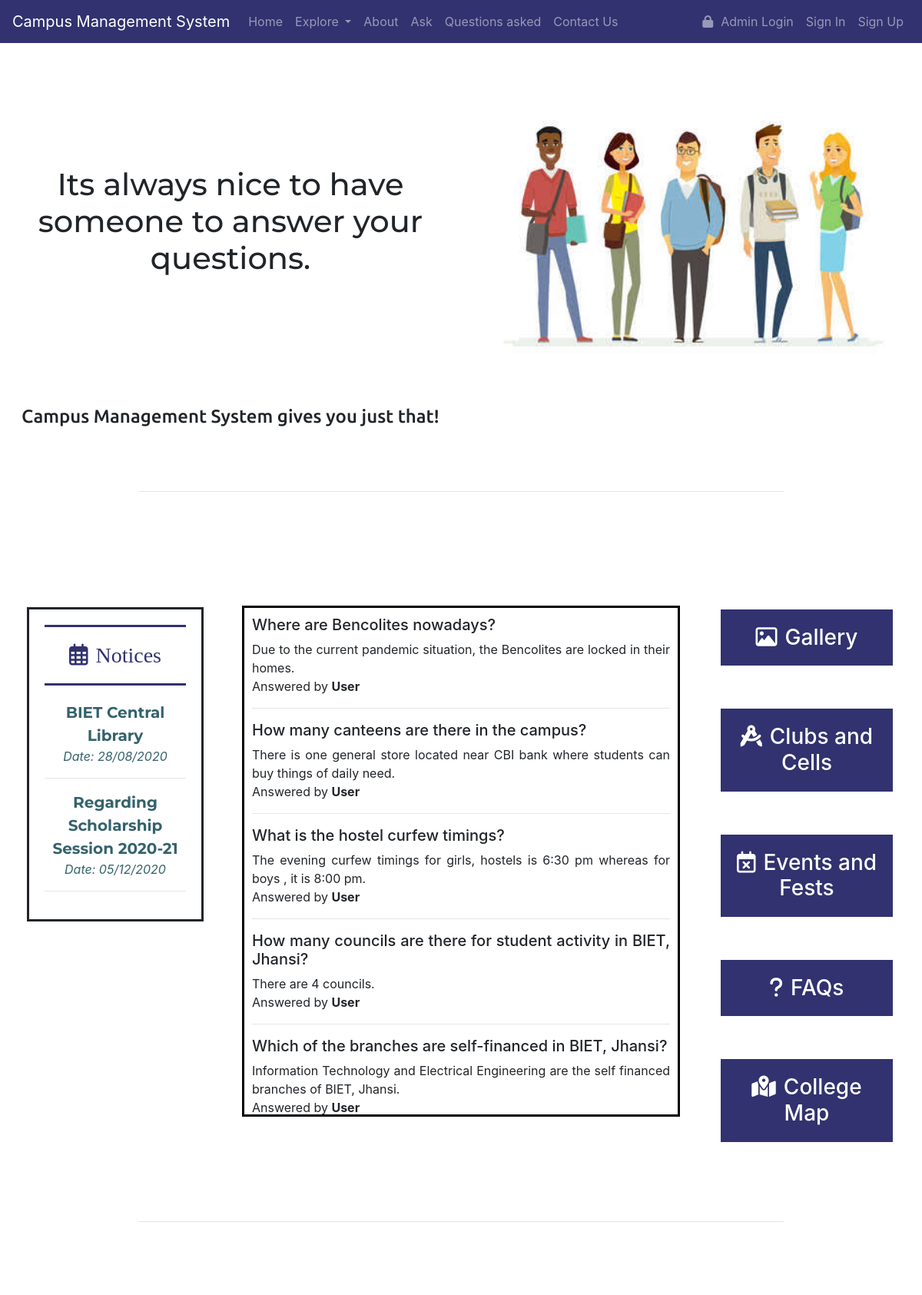
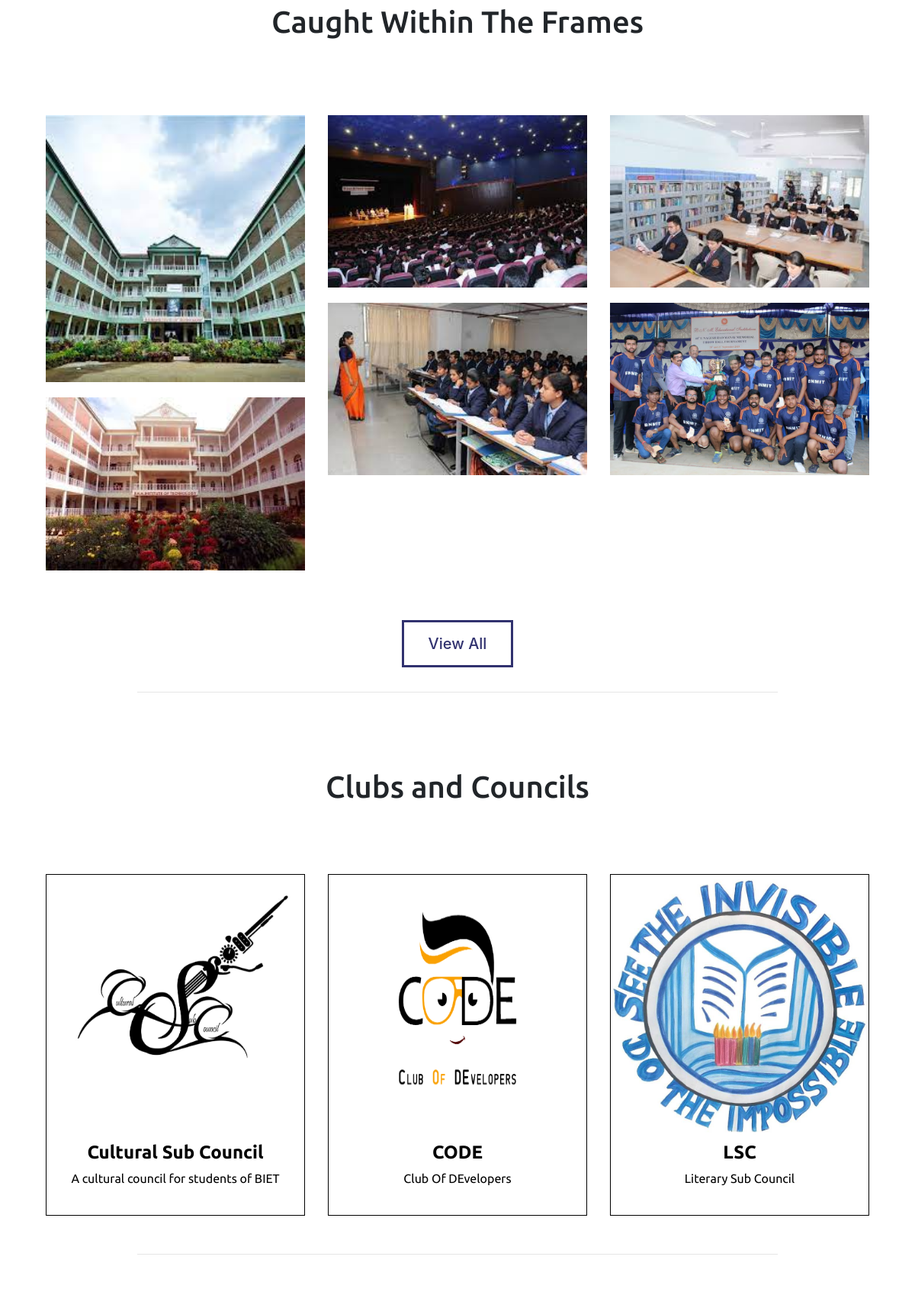
The page / (upper part) on the database its author committed (2 pictures, top to bottom).
### tables this page shows
CREATE TABLE `notice` (
  `notice_id` int(11) NOT NULL,
  `title` varchar(500) NOT NULL,
  `date` varchar(20) NOT NULL,
  `npdf` varchar(1000) NOT NULL
);

CREATE TABLE `q_and_a` (
  `id` int(5) NOT NULL,
  `question` varchar(2000) NOT NULL,
  `ques_approved` tinyint(1) DEFAULT NULL,
  `ques_answered` tinyint(1) NOT NULL,
  `answer` varchar(10000) NOT NULL,
  `ans_approved` tinyint(1) DEFAULT NULL,
  `ans_by` varchar(100) NOT NULL
);

CREATE TABLE `club` (
  `club_id` int(11) NOT NULL,
  `club_name` varchar(255) NOT NULL,
  `club_logo` mediumblob NOT NULL,
  `club_info` varchar(255) NOT NULL,
  `club_link` varchar(255) NOT NULL
);

### index.php (the view, shortened to what this page needs)
<!DOCTYPE html>
<html lang="en" dir="ltr">
<head>
  <link rel="stylesheet" href="https://cdnjs.cloudflare.com/ajax/libs/font-awesome/4.7.0/css/font-awesome.min.css">
  <link rel="stylesheet" href="https://cdn.jsdelivr.net/npm/bootstrap@4.5.3/dist/css/bootstrap.min.css">
  <link rel="stylesheet" href="css/styles.css">
</head>
<body>
  <?php include 'include/navbar.php' ?>
  <section id="introduction" class="introduction">
    <div class="intro-container">
      <div class="row">
        <div class="col-lg-6">
          <h1 id="intro-head">Its always nice to have someone to answer your questions.</h1>
          <h4 id="intro-text">Campus Management System gives you just that!</h4>
        </div>
        <div class="col-lg-6">
          <img id="intro-img" src="images/intro_img.jpeg" alt="">
        </div>
      </div>
    </div>
  </section>
  <hr id="after-intro" class="section-diff" style="width:70%">
  <section id="Notices-and-Links">
    <div>
      <div class="row">
        <div class="col-lg-3">
          <div class="notice-panel">
            <h3 class="notice-head"><i class="icon far fa-calendar-alt"></i>Notices</h3>
            <marquee height="510" direction="up" scrollamount="3">
              <?php
              include 'conn.php';
              $sql = "select * from notice ORDER BY notice_id DESC";
              $rs_result = mysqli_query($con, $sql);
              ?>
              <?php
              while ($row = mysqli_fetch_assoc($rs_result)) {
              ?>
                <p><a class="notice-link" href="npdf/<?php echo $row["npdf"]; ?>" target="_blank">
                    <strong style="font-family: 'Montserrat', sans-serif; font-size:20px;"><?php echo $row["title"]; ?></strong>
                    <br>
                    <em>Date: <?php echo $row["date"]; ?></em>
                    <hr>
                  </a></p>
              <?php
              };
              ?>
            </marquee>
          </div>
        </div>
        <div class="col-lg-6">
          <div id="test">
            <?php
            include 'conn.php';
            $sql = "select * from q_and_a WHERE ans_approved=1 ORDER BY id DESC";
            $rs_result = mysqli_query($con, $sql);
            ?>
            <?php
            while ($row = mysqli_fetch_assoc($rs_result)) {
            ?>
              <h5 id="list-item-1"><?php echo $row["question"]; ?></h5>
              <p><?php echo $row["answer"] ?>
                <br> Answered by <b><?php echo $row["ans_by"] ?></b></p>
              <hr>
            <?php
            };
            ?>
          </div>
        </div>
        <div class="col-lg-3">
          <a class="my-links" href="#after-notice">
            <h3 class="links-head"><i class="icon far fa-image"></i>Gallery</h3>
          </a>
          <a class="my-links" href="#after-gallery">
            <h3 class="links-head"><i class="icon fas fa-drafting-compass"></i>Clubs and Cells</h3>
          </a>
          <a class="my-links" href="#after-clubs">
            <h3 class="links-head"><i class="icon far fa-calendar-times"></i>Events and Fests</h3>
          </a>
          <a class="my-links" href="#after-fests">
            <h3 class="links-head"><i class="icon fas fa-question"></i>FAQs</h3>
          </a>
          <a class="my-links" href="#after-questions">
            <h3 class="links-head"><i class="icon fas fa-map-marked-alt"></i>College Map</h3>
          </a>
        </div>
      </div>
    </div>
  </section>
  <hr id="after-notice" class="section-diff" style="width:70%">
  <section id="gallery">
    <h1 class="gallery-head">Caught Within The Frames</h1>
    <div class="container">
      <div class="row">
        <div class="col-lg-4">
          <img class="gallery-images" src="images/1.png" alt="">
          <br>
          <img class="gallery-images" src="images/2.png" alt="">
          <br>
        </div>
        <div class="col-lg-4">
          <img class="gallery-images" src="images/4.png" alt="">
          <br>
          <img class="gallery-images" src="images/5.png" alt="">
          <br>
        </div>
        <div class="col-lg-4">
          <img class="gallery-images" src="images/8.png" alt="">
          <br>
          <img class="gallery-images" src="images/sports_club.png" alt="">
          <br>
          <br>
        </div>
      </div>
      <div id="gallery-btn">
        <a id="gallery-link" href="gallery.php">
          <h5 class="intro-link-head">View All</h5>
        </a>
      </div>
    </div>
  </section>
  <hr id="after-gallery" class="section-diff" style="width:70%">
  <section id="clubs-and-councils">
    <h1 class="clubs-head">Clubs and Councils</h1>
    <div class="container">
      <div class="row">
        <?php
        include 'conn.php';
        $sql = "select * from club ORDER BY club_id DESC LIMIT 6";
        $rs_result = mysqli_query($con, $sql);
        ?>
        <?php
        while ($row = mysqli_fetch_assoc($rs_result)) {
        ?>
          <div class="col-lg-4">
            <a class="div-link" target="blank" href="https://www.bnmit.org/students-life/#">
              <div class="my-card">
                <img href="#" height="350px" width="150px" src="club_logo/<?php print $row["club_logo"]; ?>" alt="Avatar" style="width:100%">
                <div class="container">
                  <h4><b><?php print $row["club_name"]; ?></b></h4>
                  <p><?php echo $row["club_info"]; ?></p>
                </div>
              </div>
            </a>
          </div>
        <?php
        };
        ?>
      </div>
    </div>
  </section>
  <hr id="after-clubs" class="section-diff" style="width:70%">
</body>
</html>

### include/navbar.php (shortened to what this page needs)
<nav class="navbar navbar-expand-lg navbar-dark my-bg">
  <a class="navbar-brand" href="index.php">Campus Management System</a>
  <div class="collapse navbar-collapse" id="navbarSupportedContent">
    <ul class="navbar-nav mr-auto">
      <li class="nav-item">
        <a class="nav-link" href="index.php">Home</a>
      </li>
      <li class="nav-item dropdown">
        <a class="nav-link dropdown-toggle" href="#" id="navbarDropdown" role="button" data-toggle="dropdown" aria-haspopup="true" aria-expanded="false">
          Explore
        </a>
      </li>
      <li class="nav-item">
        <a class="nav-link" href="about.php">About</a>
      </li>
      <li class="nav-item">
        <a class="nav-link" <?php
          if (!isset($_SESSION['email'])) {
             ?> href="sign-in.php"<?php } else {
          ?> href="ask.php"
          <?php
          }
          ?>>Ask</a>
      </li>
      <li class="nav-item">
            <a class="nav-link" href="suggested_questions.php">Questions asked</a>
          </li>
      <li class="nav-item">
        <a class="nav-link" href="#">Contact Us</a>
      </li>
    </ul>
    <?php
    if (!isset($_SESSION['email'])) {
    ?>
      <ul class="navbar-nav">
        <li class="nav-item">
          <a class="nav-link" href="admin_login.php"><i class="fas fa-lock icon"></i>Admin Login</a>
        </li>
        <li class="nav-item">
          <a class="nav-link" href="sign-in.php">Sign In</a>
        </li>
        <li class="nav-item">
          <a class="nav-link" href="sign-up.php">Sign Up</a>
        </li>
      </ul>
    <?php
    }
    ?>
  </div>
</nav>

### css/styles.css (style rules this page uses)
html { scroll-behavior: smooth; }
.row { margin-left: 0; margin-right: 0; }
.my-bg { background-color: #31326f }
.nav-link { color: white; }
.introduction { text-align: center; }
#intro-img { width: 100%; padding:50px 0px }
#intro-head { font-family: 'Montserrat', sans-serif; padding:10rem 0; }
#intro-text { font-family: 'Ubuntu', sans-serif; margin-bottom: 2rem; }
.intro-link-head { display: inline; padding: 1rem 2rem; border: solid; color: #31326f; }
.notice-head { font-family: 'Bree Serif', serif; }
.icon { padding-right: 10px; }
.notice-link { color: #34626c; }
.notice-panel { margin: 50px 20px; padding: 20px; border: solid; text-align: center; }
.notice-head { padding: 20px 0px; margin-bottom: 20px; border-top: solid; border-bottom: solid; color: #31326f; }
.links-head { margin: 50px 20px; padding: 20px; border: solid; text-align: center; background-color: #31326f; color: white; }
.section-diff { margin-top: 50px; margin-bottom: 100px; }
#gallery { text-align: center; }
.gallery-head { padding-bottom: 5rem; font-family: 'Ubuntu', sans-serif; }
.gallery-images { width: 100%; padding:10px 0; }
#gallery-btn { margin:50px 0; }
.clubs-head { margin-bottom: 5rem; }
#clubs-and-councils { text-align: center; font-family: 'Ubuntu', sans-serif; }
.my-card { border: solid 0.5px; padding-bottom: 20px; margin-top: 10px; }
.div-link { color: black; }
.my-card { transition: border 0.125s; }

### index.php (style rules this page uses)
#test { margin-top: 3rem; height: 665px; overflow: auto; text-align: justify; border: 3px solid black; padding: 10px; }

### rows shown on the page
notice: title "BIET Central Library", date "28/08/2020"
notice: title "Regarding Scholarship Session 2020-21", date "05/12/2020"
q_and_a: question "Where are Bencolites nowadays?", answer "Due to the current pandemic situation, the Bencolites are locked in their homes.", ans_by "User"
q_and_a: question "How many canteens are there in the campus?", answer "There is one general store located near CBI bank where students can buy things of daily need.", ans_by "User"
q_and_a: question "What is the hostel curfew timings?", answer "The evening curfew timings for girls, hostels is 6:30 pm whereas for boys , it is 8:00 pm.", ans_by "User"
q_and_a: question "How many councils are there for student activity in BIET, Jhansi?", answer "There are 4 councils.", ans_by "User"
q_and_a: question "Which of the branches are self-financed in BIET, Jhansi?", answer "Information Technology and Electrical Engineering are the self financed branches of BIET, Jhansi.", ans_by "User"
club: club_logo (picture), club_name "Cultural Sub Council", club_info "A cultural council for students of BIET"
club: club_logo (picture), club_name "CODE", club_info "Club Of DEvelopers"
club: club_logo (picture), club_name "LSC", club_info "Literary Sub Council"
